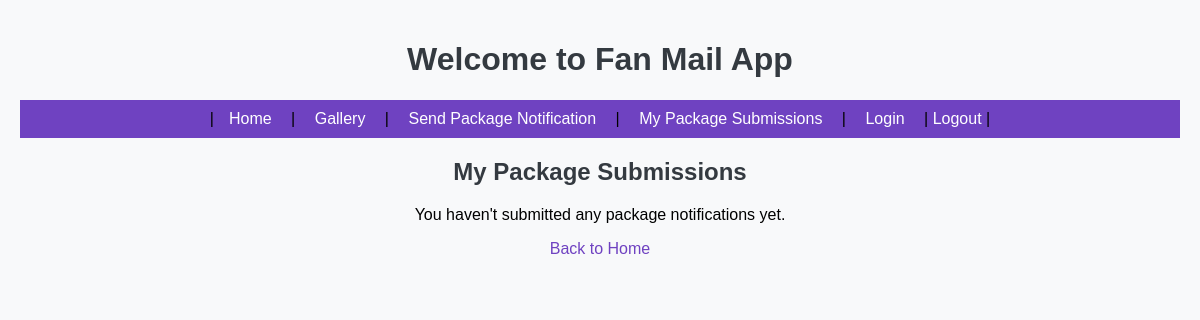
The app's page /fanmail/my_packages/ (signed in), older data.
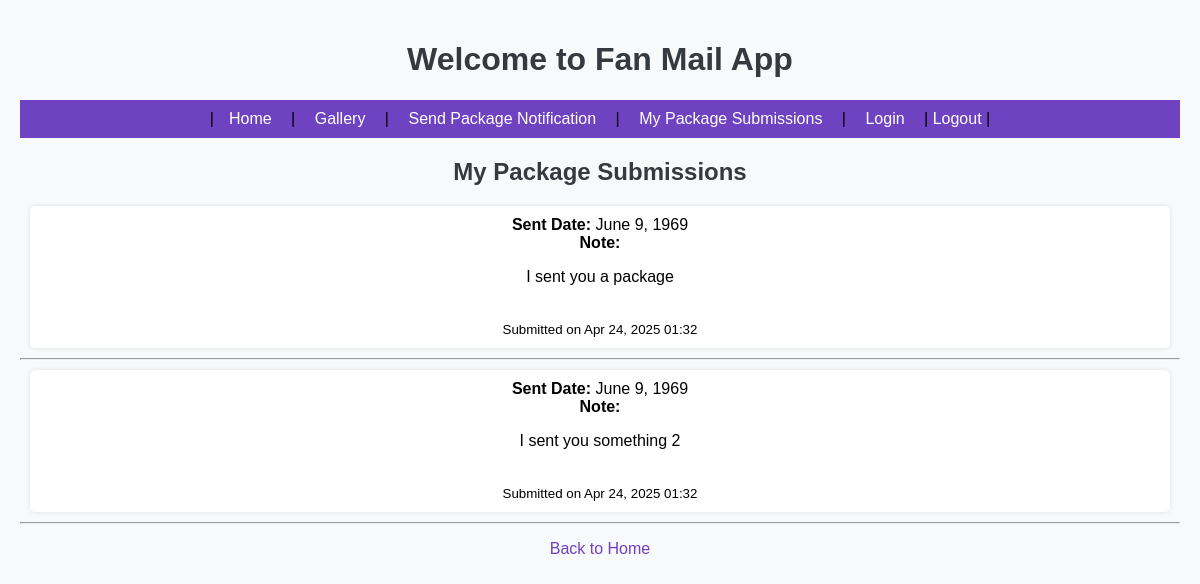
The same page, newer data.
### fanmail/models.py (models this page shows, shortened)
class PackageNotification(models.Model):
    user = models.ForeignKey(settings.AUTH_USER_MODEL, on_delete=models.CASCADE)
    message = models.TextField(blank=True)
    sent_date = models.DateField()
    created_at = models.DateTimeField(auto_now_add=True)

### fanmail/views.py (the view)
# urls.py: path("my_packages/", views.my_packages, name="my_packages"), #View package submissions
@login_required
def my_packages(request):
    packages = PackageNotification.objects.filter(user=request.user).order_by('-sent_date')
    return render(request, 'fanmail/my_packages.html', {'packages': packages})

### fanmail/templates/fanmail/my_packages.html (shortened to what this page needs)
{% extends "base.html" %}
{% block content %}
<h2>My Package Submissions</h2>
{% if packages %}
    <ul>
        {% for package in packages %}
            <li>
                <strong>Sent Date:</strong> {{ package.sent_date }}<br>
                <strong>Note:</strong> {{ package.message|linebreaks }}<br>
                <small>Submitted on {{ package.created_at|date:"M d, Y H:i" }}</small>
            </li>
            <hr>
        {% endfor %}
    </ul>
{% else %}
    <p>You haven't submitted any package notifications yet.</p>
{% endif %}
<a href="{% url 'fanmail_list' %}">Back to Home</a>
{% endblock %}

### templates/base.html (shortened to what this page needs)
{% load static %}
<!DOCTYPE html>
<html lang="en">
<head>
    <link rel="stylesheet" href="{% static 'css/styles.css' %}">
</head>
<body>
    <header>
        <h1>Welcome to Fan Mail App</h1>
        <nav>
			|<a href="{% url 'fanmail_list' %}">Home</a> |
			<a href="{% url 'fanmail_gallery' %}">Gallery</a> |
			<a href="{% url 'package_notify' %}">Send Package Notification</a> |
			<a href="{% url 'my_packages' %}">My Package Submissions</a> |
            <a href="{% url 'login' %}">Login</a> |
            <form method="post" action="{% url 'logout' %}" style="display:inline;" >
				<button type="submit" class="nav-link-button">Logout</button>
			</form> |
        </nav>
    </header>
    <main>
        {% block content %}{% endblock %}
    </main>
</body>
</html>

### static/css/styles.css (style rules this page uses)
body { font-family: Arial, sans-serif; background-color: #f8f9fa; margin: 0; padding: 20px; text-align: center; }
h1, h2 { color: #343a40; }
nav { background-color: #6f42c1; padding: 10px; }
nav a { color: white; text-decoration: none; padding: 10px 15px; }
button { background-color: #6f42c1; color: white; padding: 10px; border: none; border-radius: 5px; cursor: pointer; }
ul { list-style-type: none; padding: 0; }
li { background: white; margin: 10px; padding: 10px; border-radius: 5px; box-shadow: 0px 0px 5px rgba(0, 0, 0, 0.1); }
a { color: #6f42c1; text-decoration: none; }
.nav-link-button { background: none; border: none; color: white; padding: 0; margin: 0; font: inherit; cursor: pointer; text-decoration: none; }

Row changes from the older to the newer data that the page shows:
added PackageNotification: sent_date "June 9, 1969", message "I sent you a package", created_at "Apr 24, 2025 01:32"
added PackageNotification: sent_date "June 9, 1969", message "I sent you something 2", created_at "Apr 24, 2025 01:32"
Text that changed along with them:
text no longer shown: "You haven't submitted any package notifications yet."
